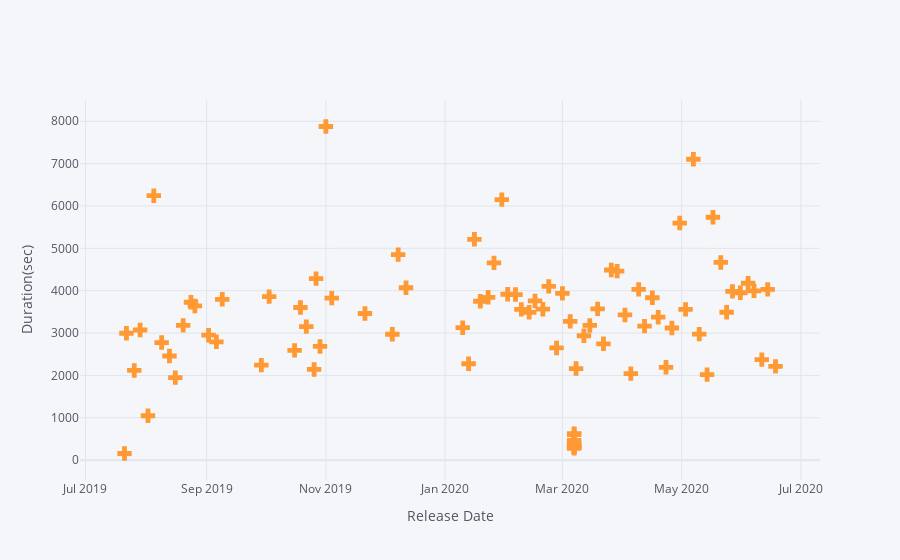

Notebook code cell kept with this figure:
### Markdown cell above
## Episode Duration vs Release Date

### Code cell
df = ctds_episodes[['release_date','episode_duration']]
df.set_index('release_date').iplot(kind='scatter',mode='markers',symbol='cross',xTitle='Release Date',yTitle='Duration(sec)')

### Figure 1 — Plotly figure (JSON) as saved in the notebook; plotly's stock layout.template omitted (floating-point values rounded to 4 significant figures)
{"data": [{"line": {"color": "rgba(255, 153, 51, 1.0)", "dash": "solid", "shape": "linear", "width": 1.3}, "marker": {"size": 12, "symbol": "cross"}, "mode": "markers", "name": "episode_duration", "text": "", "type": "scatter", "x": ["2019-07-21", "2019-07-22", "2019-07-26", "2019-07-29", "2019-08-02", "2019-08-05", "2019-08-09", "2019-08-13", "2019-08-16", "2019-08-20", "2019-08-24", "2019-08-26", "2019-09-02", "2019-09-06", "2019-09-09", "2019-09-29", "2019-10-03", "2019-10-16", "2019-10-19", "2019-10-22", "2019-10-26", "2019-10-27", "2019-10-29", "2019-11-01", "2019-11-04", "2019-11-21", "2019-12-05", "2019-12-08", "2019-12-12", "2020-01-10", "2020-01-13", "2020-01-16", "2020-01-19", "2020-01-23", "2020-01-26", "2020-01-30", "2020-02-02", "2020-02-06", "2020-02-09", "2020-02-13", "2020-02-16", "2020-02-20", "2020-02-23", "2020-02-27", "2020-03-01", "2020-03-05", "2020-03-07", "2020-03-07", "2020-03-07", "2020-03-07", "2020-03-07", "2020-03-07", "2020-03-07", "2020-03-07", "2020-03-07", "2020-03-08", "2020-03-12", "2020-03-15", "2020-03-19", "2020-03-22", "2020-03-26", "2020-03-29", "2020-04-02", "2020-04-05", "2020-04-09", "2020-04-12", "2020-04-16", "2020-04-19", "2020-04-23", "2020-04-26", "2020-04-30", "2020-05-03", "2020-05-07", "2020-05-10", "2020-05-14", "2020-05-17", "2020-05-21", "2020-05-24", "2020-05-27", "2020-05-31", "2020-06-04", "2020-06-07", "2020-06-11", "2020-06-14", "2020-06-18"], "y": [157, 2995, 2118, 3072, 1048, 6242, 2776, 2459, 1949, 3182, 3727, 3640, 2950, 2794, 3797, 2243, 3861, 2592, 3603, 3152, 2141, 4284, 2684, 7876, 3825, 3462, 2972, 4851, 4070, 3127, 2276, 5213, 3751, 3844, 4657, 6151, 3916, 3909, 3559, 3490, 3758, 3563, 4101, 2649, 3936, 3276, 624, 341, 316, 332, 281, 311, 412, 467, 605, 2162, 2936, 3180, 3570, 2746, 4489, 4462, 3428, 2043, 4032, 3164, 3833, 3375, 2192, 3119, 5597, 3560, 7103, 2976, 2019, 5734, 4667, 3491, 3984, 3952, 4176, 3997, 2372, 4031, 2214]}], "layout": {"legend": {"bgcolor": "#F5F6F9", "font": {"color": "#4D5663"}}, "paper_bgcolor": "#F5F6F9", "plot_bgcolor": "#F5F6F9", "title": {"font": {"color": "#4D5663"}}, "xaxis": {"gridcolor": "#E1E5ED", "showgrid": true, "tickfont": {"color": "#4D5663"}, "title": {"font": {"color": "#4D5663"}, "text": "Release Date"}, "zerolinecolor": "#E1E5ED"}, "yaxis": {"gridcolor": "#E1E5ED", "showgrid": true, "tickfont": {"color": "#4D5663"}, "title": {"font": {"color": "#4D5663"}, "text": "Duration(sec)"}, "zerolinecolor": "#E1E5ED"}}}
